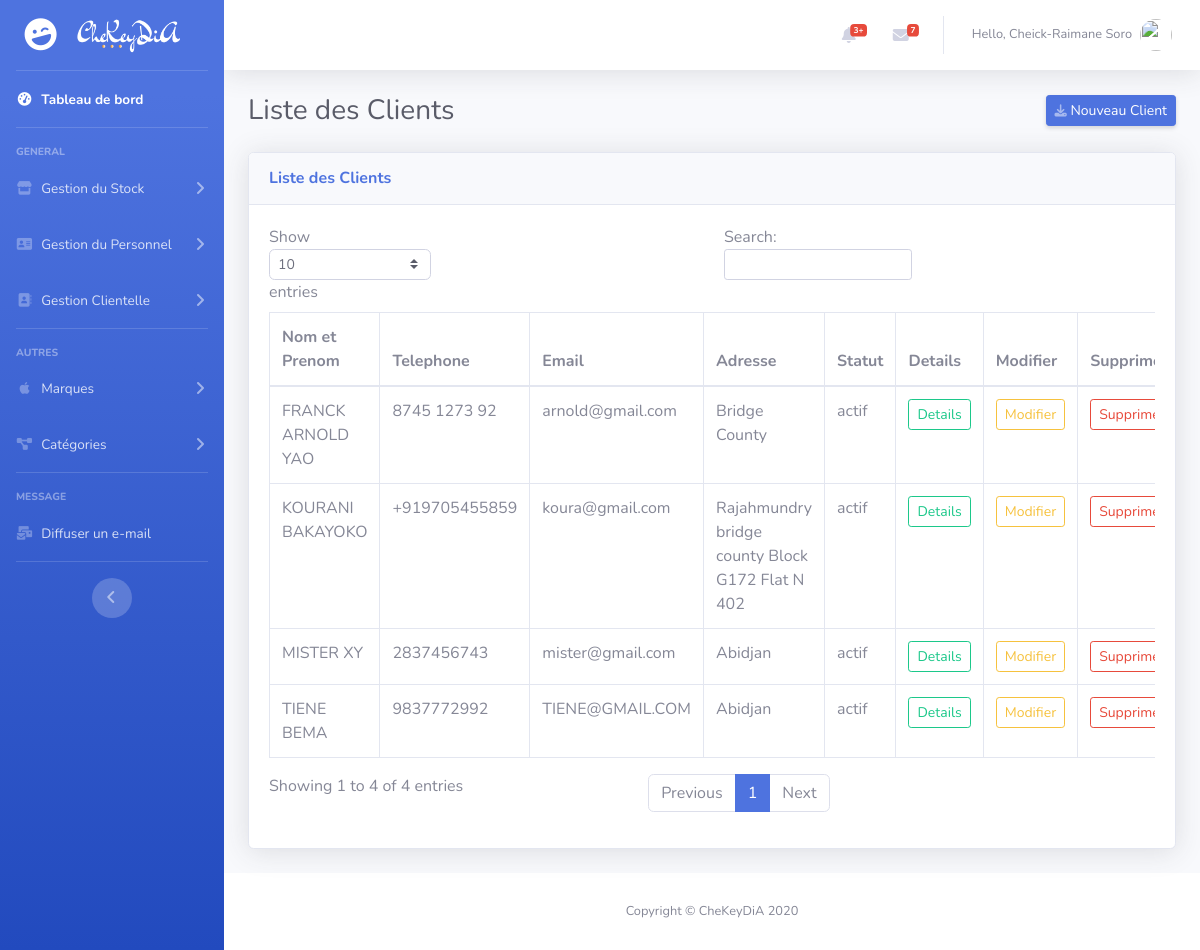
The app's page /customer_list/ (signed in) with its own data.
### management/models.py (models this page shows, shortened)
class Customer(models.Model):
     STATUT = (
            ('actif', 'Actif'),
            ('inactif', 'Inactif'),
        )
     nom_complet = models.CharField(max_length=200, null=True)
     telephone = models.CharField(max_length=16, null=True, unique=True)
     email = models.EmailField(null=True, unique=True)
     date_de_naissance = models.DateField(null=True, blank=True)
     adresse = models.CharField(max_length=255, null=True, blank=True)
     total_des_depenses = models.PositiveIntegerField(default=0, null=True)
     date_enregistrement = models.DateTimeField(auto_now_add=True)
     statut = models.CharField(max_length=7, choices=STATUT, default='actif')

### management/decorators.py (the view)
          def wrapper_func(request, *args, **kwargs):
               group = None
               if request.user.groups.exists():
                    group = request.user.groups.all()[0].name
               if group in allowed_roles:
                    return view_func(request, *args, **kwargs)
               else:
                    return redirect('management:page404')

### management/views.py (called while the page is built)
@login_required(login_url='management:login')
@allowed_users(allowed_roles=['administrateur',])
def customerList(request):
     if request.user.is_authenticated:
          customers = Customer.objects.filter(statut='actif').order_by('nom_complet')
          return render(request, 'management/customer_list.html', locals())
     else:
          return redirect('management:login')

### management/templates/management/customer_list.html
{% extends 'management/base.html' %} {% load crispy_forms_tags %} {% block content %}
<div class="d-sm-flex align-items-center justify-content-between mb-4">
    <h1 class="h3 mb-0 text-gray-800">Liste des Clients</h1>
    <a href="{% url 'management:customer_create' %}" class="d-none d-sm-inline-block btn btn-sm btn-primary shadow-sm"><i class="fas fa-download fa-sm text-white-50"></i> Nouveau Client </a>
</div>
<div class="card shadow mb-4">
    <div class="card-header py-3">
        <h6 class="m-0 font-weight-bold text-primary">Liste des Clients</h6>
    </div>
    <div class="card-body">
        <div class="table-responsive">
            <table class="table table-bordered" id="dataTable" width="100%" cellspacing="0">
                <thead>
                    <tr>
                        <th>Nom et Prenom</th>
                        <th>Telephone</th>
                        <th>Email</th>
                        <th>Adresse</th>
                        <th>Statut</th>
                        <th>Details</th>
                        <th>Modifier</th>
                        <th>Supprimer</th>
                    </tr>
                </thead>
                <tbody>
                    {% for customer in customers %}
                    <tr>
                        <td> {{customer.nom_complet}} </td>
                        <td>{{customer.telephone}}</td>
                        <td>{{customer.email}}</td>
                        <td>{{customer.adresse}}</td>
                        <td>{{customer.statut}}</td>
                        <td>
                            <a class="btn btn-sm btn-outline-success btn-block" href=" {% url 'management:customer_details' customer.pk %} " class="">Details</a>
                        </td>
                        <td>
                            <a class="btn btn-sm btn-outline-warning btn-block" href=" {% url 'management:customer_update' customer.pk %} " class="">Modifier</a>
                        </td>
                        <td>
                            <a class="btn btn-sm btn-outline-danger btn-block" href=" {% url 'management:customer_delete' customer.pk %} ">Supprimer</a>
                        </td>
                    </tr>
                    {% endfor %}
                </tbody>
            </table>
        </div>
    </div>
</div>
{% endblock content %}

### management/templates/management/base.html (shortened to what this page needs)
{% load static %} {% load crispy_forms_tags %}
<!DOCTYPE html>
<html lang="en">
<head>
    <link href="{% static '/css/all.min.css' %}" rel="stylesheet" type="text/css">
    <link href="{% static '/css/sb-admin-2.min.css' %}" rel="stylesheet"> {% block style %}{% endblock style %}
</head>
<body id="page-top">
    <div id="wrapper">
        <ul class="navbar-nav bg-gradient-primary sidebar sidebar-dark accordion" id="accordionSidebar">
            <a class="sidebar-brand d-flex align-items-center justify-content-center" href="{% url 'management:dashboard' %}">
                <div class="sidebar-brand-icon rotate-n-15">
                    <i class="fas fa-laugh-wink"></i>
                </div>
                <div class="sidebar-brand-text mx-3"><img src="{% static 'images/logo.png' %}" height="35" alt="CheKeyDiA"></div>
            </a>
            <hr class="sidebar-divider my-0">
            <li class="nav-item active">
                <a class="nav-link" href="{% url 'management:dashboard' %}">
                    <i class="fas fa-fw fa-tachometer-alt"></i>
                    <span>Tableau de bord</span></a>
            </li>
            <hr class="sidebar-divider">
            <div class="sidebar-heading">
                General
            </div>
            <li class="nav-item">
                <a class="nav-link collapsed" href="#" data-toggle="collapse" data-target="#collapseTwo" aria-expanded="true" aria-controls="collapseTwo">
                    <i class="fas fa-fw fa-store"></i>
                    <span>Gestion du Stock</span>
                </a>
            </li>
            <li class="nav-item">
                <a class="nav-link collapsed" href="#" data-toggle="collapse" data-target="#collapse2" aria-expanded="true" aria-controls="collapseTwo">
                    <i class="fas fa-fw fa-address-card"></i>
                    <span>Gestion du Personnel</span>
                </a>
            </li>
            <li class="nav-item">
                <a class="nav-link collapsed" href="#" data-toggle="collapse" data-target="#collapsePages" aria-expanded="true" aria-controls="collapsePages">
                    <i class="fas fa-fw fa-address-book"></i>
                    <span>Gestion Clientelle</span>
                </a>
            </li>
            <hr class="sidebar-divider">
            <div class="sidebar-heading">
                Autres
            </div>
            <li class="nav-item">
                <a class="nav-link collapsed" href="#" data-toggle="collapse" data-target="#collapseUtilities" aria-expanded="true" aria-controls="collapseUtilities">
                    <i class="fab fa-fw fa-apple"></i>
                    <span>Marques</span>
                </a>
            </li>
            <li class="nav-item">
                <a class="nav-link collapsed" href="#" data-toggle="collapse" data-target="#collapseUtilities2" aria-expanded="true" aria-controls="collapseUtilities">
                    <i class="fas fa-fw fa-project-diagram"></i>
                    <span>Catégories</span>
                </a>
            </li>
            <hr class="sidebar-divider d-none d-md-block">
            <div class="sidebar-heading">
                Message
            </div>
            <li class="nav-item">
                <a class="nav-link" href=" {% url 'management:email_broadcast' %} ">
                    <i class="fas fa-fw fa-mail-bulk"></i>
                    <span>Diffuser un e-mail</span></a>
            </li>
            <hr class="sidebar-divider d-none d-md-block">
            <div class="text-center d-none d-md-inline">
                <button class="rounded-circle border-0" id="sidebarToggle"></button>
            </div>
        </ul>
        <div id="content-wrapper" class="d-flex flex-column">
            <div id="content">
                <nav class="navbar navbar-expand navbar-light bg-white topbar mb-4 static-top shadow">
                    <ul class="navbar-nav ml-auto">
                        <li class="nav-item dropdown no-arrow mx-1">
                            <a class="nav-link dropdown-toggle" href="#" id="alertsDropdown" role="button" data-toggle="dropdown" aria-haspopup="true" aria-expanded="false">
                                <i class="fas fa-bell fa-fw"></i>
                                <span class="badge badge-danger badge-counter">3+</span>
                            </a>
                        </li>
                        <li class="nav-item dropdown no-arrow mx-1">
                            <a class="nav-link dropdown-toggle" href="#" id="messagesDropdown" role="button" data-toggle="dropdown" aria-haspopup="true" aria-expanded="false">
                                <i class="fas fa-envelope fa-fw"></i>
                                <span class="badge badge-danger badge-counter">7</span>
                            </a>
                        </li>
                        <li class="nav-item dropdown no-arrow">
                            <a class="nav-link dropdown-toggle" href="#" id="userDropdown" role="button" data-toggle="dropdown" aria-haspopup="true" aria-expanded="false">
                                <span class="mr-2 d-none d-lg-inline text-gray-600 small">Hello, {{request.user.first_name}} {{request.user.last_name}}</span>
                                <img class="img-profile rounded-circle" src="https://source.unsplash.com/QAB-WJcbgJk/60x60">
                            </a>
                        </li>
                    </ul>
                </nav>
                <div class="container-fluid">
                    {% block content %}{% endblock content %}
                </div>
                <footer class="sticky-footer bg-white">
                    <div class="container my-auto">
                        <div class="copyright text-center my-auto">
                            <span>Copyright &copy; CheKeyDiA 2020</span>
                        </div>
                    </div>
                </footer>
            </div>
        </div>
</body>
</html>

### records on screen
Customer: nom_complet "FRANCK ARNOLD YAO", telephone "8745 1273 92", email "arnold@gmail.com", adresse "Bridge County", statut "actif"
Customer: nom_complet "KOURANI BAKAYOKO", telephone "+919705455859", email "koura@gmail.com", adresse "Rajahmundry bridge county Block G172 Flat N 402", statut "actif"
Customer: nom_complet "MISTER XY", telephone "2837456743", email "mister@gmail.com", adresse "Abidjan", statut "actif"
Customer: nom_complet "TIENE BEMA", telephone "9837772992", email "TIENE@GMAIL.COM", adresse "Abidjan", statut "actif"

### other values on screen
{{ request.user.first_name }} "Cheick-Raimane"
{{ request.user.last_name }} "Soro"
